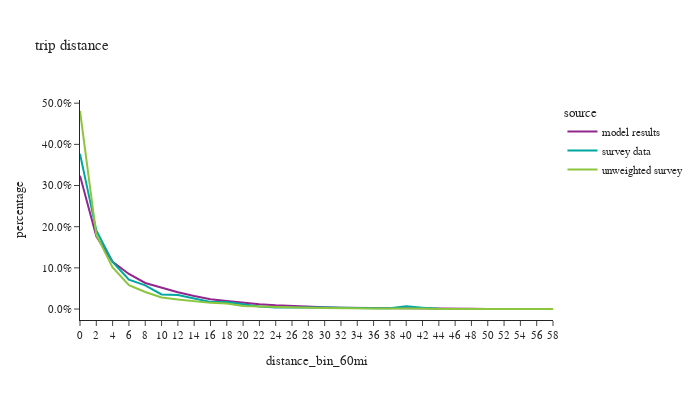

The cell this chart's notebook holds for it:
### Code cell
df_plot = trip_data.loc[trip_data['distance_bin_60mi'].notna()].groupby(['source','distance_bin_60mi'])['trip_weight'].sum().reset_index()
df_plot['percentage'] = df_plot.groupby(['source'], group_keys=False)['trip_weight']. \
    apply(lambda x: x / float(x.sum()))

fig2 = px.line(df_plot, x='distance_bin_60mi', y="percentage", color="source", title="trip distance")
fig2.for_each_annotation(lambda a: a.update(text = a.text.split("=")[-1]))
fig2.update_layout(height=400, width=700, font=dict(size=11), yaxis=dict(tickformat=".1%"))
fig2.show()

### Figure 1 — Plotly figure (JSON) as saved in the notebook; plotly's stock layout.template omitted (floating-point values rounded to 4 significant figures)
{"data": [{"hovertemplate": "source=model results<br>distance_bin_60mi=%{x}<br>percentage=%{y}<extra></extra>", "legendgroup": "model results", "line": {"color": "#91268F", "dash": "solid"}, "marker": {"symbol": "circle"}, "mode": "lines", "name": "model results", "orientation": "v", "showlegend": true, "type": "scatter", "x": ["0", "2", "4", "6", "8", "10", "12", "14", "16", "18", "20", "22", "24", "26", "28", "30", "32", "34", "36", "38", "40", "42", "44", "46", "48", "50", "52", "54", "56", "58"], "xaxis": "x", "y": [0.3238, 0.1769, 0.1149, 0.08527, 0.06336, 0.0516, 0.04086, 0.03169, 0.02384, 0.01936, 0.01496, 0.01182, 0.009057, 0.006985, 0.005445, 0.004201, 0.003273, 0.002711, 0.002208, 0.001782, 0.001437, 0.001124, 0.0008155, 0.0006583, 0.0005113, 0.0003819, 0.0003287, 0.0002662, 0.0002445, 0.0002547], "yaxis": "y"}, {"hovertemplate": "source=survey data<br>distance_bin_60mi=%{x}<br>percentage=%{y}<extra></extra>", "legendgroup": "survey data", "line": {"color": "#00A7A0", "dash": "solid"}, "marker": {"symbol": "circle"}, "mode": "lines", "name": "survey data", "orientation": "v", "showlegend": true, "type": "scatter", "x": ["0", "2", "4", "6", "8", "10", "12", "14", "16", "18", "20", "22", "24", "26", "28", "30", "32", "34", "36", "38", "40", "42", "44", "46", "48", "50", "52", "54", "56", "58"], "xaxis": "x", "y": [0.3769, 0.191, 0.1146, 0.07114, 0.05755, 0.03548, 0.03416, 0.02628, 0.01709, 0.01714, 0.01246, 0.006384, 0.003548, 0.004136, 0.004773, 0.003711, 0.003397, 0.002188, 0.001849, 0.002186, 0.006789, 0.003216, 0.0004779, 0.0002229, 0.0002836, 0.001408, 0.0003061, 0.0005491, 0.0007016, 0.0001077], "yaxis": "y"}, {"hovertemplate": "source=unweighted survey<br>distance_bin_60mi=%{x}<br>percentage=%{y}<extra></extra>", "legendgroup": "unweighted survey", "line": {"color": "#8CC63E", "dash": "solid"}, "marker": {"symbol": "circle"}, "mode": "lines", "name": "unweighted survey", "orientation": "v", "showlegend": true, "type": "scatter", "x": ["0", "2", "4", "6", "8", "10", "12", "14", "16", "18", "20", "22", "24", "26", "28", "30", "32", "34", "36", "38", "40", "42", "44", "46", "48", "50", "52", "54", "56", "58"], "xaxis": "x", "y": [0.481, 0.1798, 0.101, 0.05811, 0.04153, 0.0281, 0.02337, 0.01871, 0.01499, 0.01327, 0.007495, 0.005933, 0.00458, 0.003227, 0.002862, 0.002498, 0.001535, 0.002368, 0.001431, 0.001353, 0.001822, 0.001561, 0.0003383, 0.0002342, 0.0006506, 0.0006245, 0.0006506, 0.0002602, 0.0004164, 0.0001822], "yaxis": "y"}], "layout": {"font": {"size": 11}, "height": 400, "legend": {"title": {"text": "source"}, "tracegroupgap": 0}, "title": {"text": "trip distance"}, "width": 700, "xaxis": {"anchor": "y", "domain": [0.0, 1.0], "title": {"text": "distance_bin_60mi"}}, "yaxis": {"anchor": "x", "domain": [0.0, 1.0], "tickformat": ".1%", "title": {"text": "percentage"}}}}
